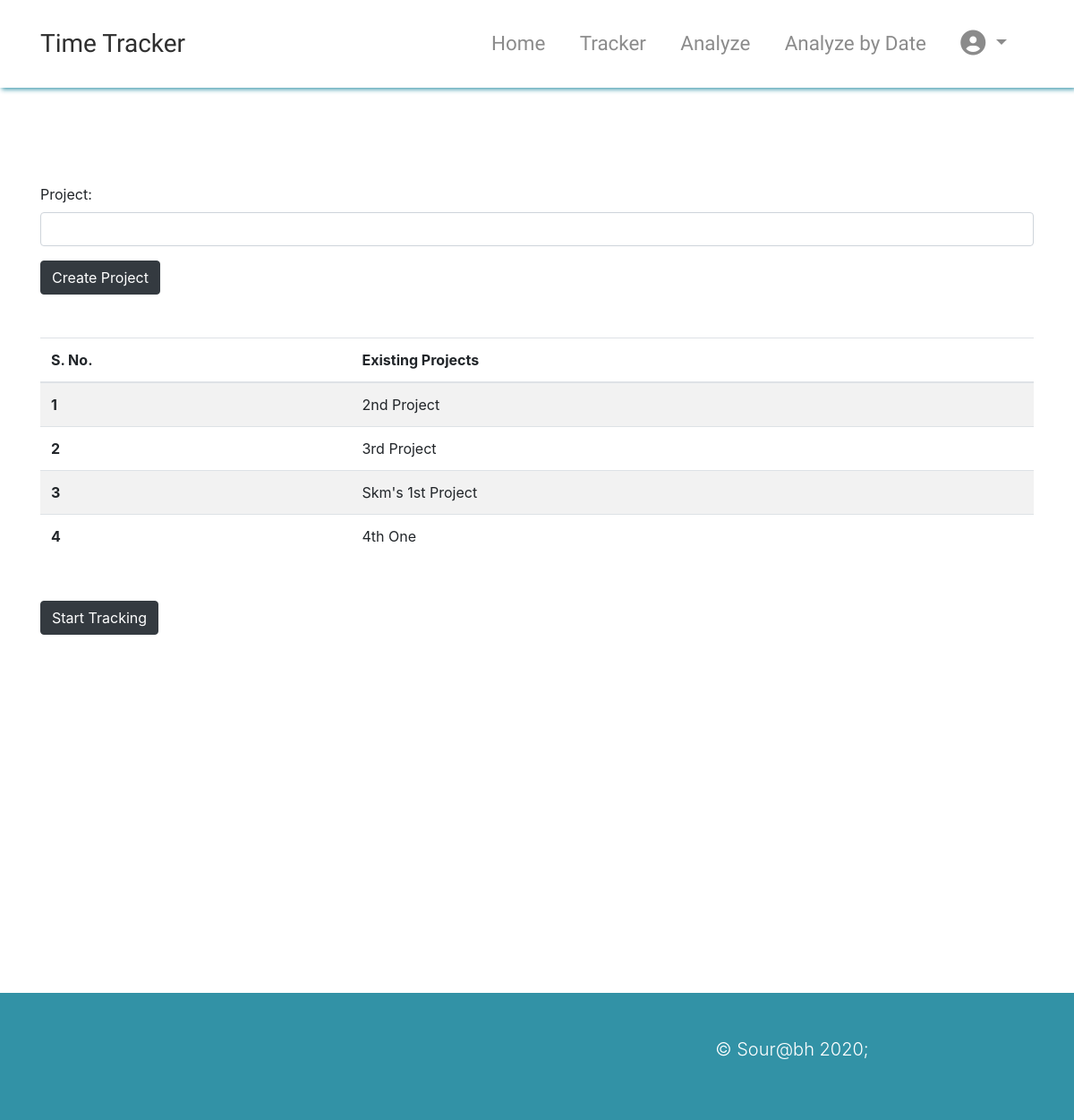
/ (signed in), run on the app's committed database.
### tracker/models.py (models this page shows, shortened)
class Project(models.Model):
	user         = models.ForeignKey(User,on_delete = models.CASCADE)
	project      = models.CharField(max_length=100,db_index=True)

### tracker/views.py (the view)
# urls.py: path('',views.homepage,name="homepage"),
@login_required
def homepage(request):
	already_existing_projects = Project.objects.filter(user=request.user)
	if request.method == "POST":
		form = ProjectModelForm(request.POST)  # instantiating the model form with the post data
		if form.is_valid():
			form_obj = form.save(commit=False)
			form_obj.user = request.user
			form_obj.save()
			messages.success(request,"Successfully created the project in your project list")
		else:
			messages.error(request,form.errors)
		context = {'form':form,'already_existing_projects':already_existing_projects}
		return render(request,'tracker/homepage.html',context)
	else:
		form = ProjectModelForm()
		context = {'form':form,'already_existing_projects':already_existing_projects}
		return render(request,'tracker/homepage.html',context)

### tracker/forms.py
class ProjectModelForm(forms.ModelForm):
	class Meta:
		model  = Project
		fields = ['project']
		widgets = {
		'project':forms.TextInput(attrs={'class':'form-control'})
		}

### my_auth/models.py (called while the page is built)
    @property
    def is_active(self):
        return self.active

### templates/tracker/homepage.html (shortened to what this page needs)
{% extends 'base.html' %}
{% block body %}
<div class="container" style="margin-top: 100px;margin-bottom: 400px">
	<form method="POST">
		{{form.as_p}}
		<button type="submit" class="btn btn-dark">Create Project</button>
	</form>
		{% if already_existing_projects|length > 0 %}
	<div>
		<table class="table table-striped my-5">
		  <thead>
		    <tr>
		      <th scope="col">S. No.</th>
		      <th scope="col">Existing Projects</th>
		    </tr>
		  </thead>
		  <tbody>
		  	{% for obj in already_existing_projects %}
		    <tr>
		      <th scope="row">{{forloop.counter}}</th>
		      <td>{{obj.project}}</td>
		    </tr>
		    {% endfor %}
		  </tbody>
		</table>
	</div>
	<span>
		<a href="/track/"><button class="btn btn-dark">Start Tracking</button>
		</a>
	</span>
	{% endif %}
</div>
{% endblock %}

### templates/components/navbar.html (style rules this page uses)
body { margin-top: 105px; }

### data on the page
Project: project "2nd Project"
Project: project "3rd Project"
Project: project "Skm's 1st Project"
Project: project "4th One"

### other printed values
{{ brand_name }} "Time Tracker"
